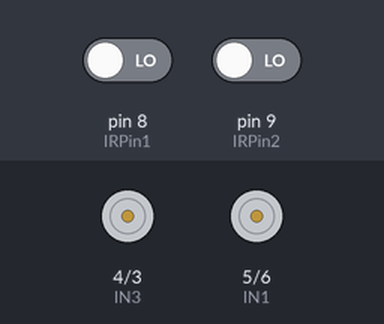
Recording of a sketch running on a simulated Arduino Uno, built with avr-gcc and run on an emulated ATmega328P. On the bench: motor-driver pin pairs drawn as motors (green arrow = first pin HIGH = forward, orange = second pin HIGH = backward, longer = more drive). The test bench sets the inputs (shaded band); at power-on: pin 8 (IRPin1) LOW, pin 9 (IRPin2) LOW.

Above: at 1.2 s.
1.3 s: pin 8 (IRPin1) driven HIGH
At 1.6 s:
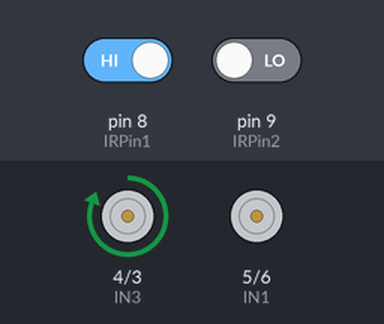
2.8 s: pin 9 (IRPin2) driven HIGH
At 3.9 s:
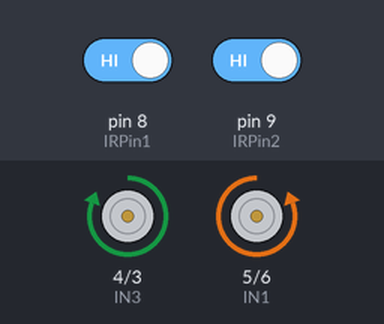
4.3 s: pin 8 (IRPin1) driven LOW
At 5.0 s:
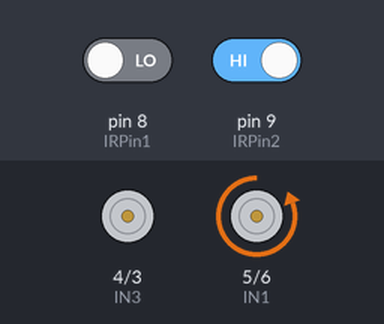
5.8 s: pin 9 (IRPin2) driven LOW
At 6.2 s:
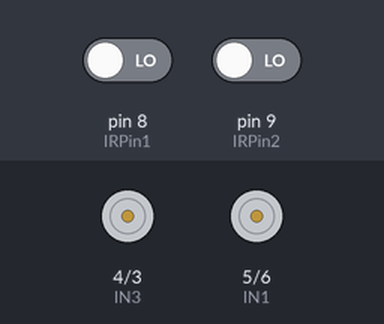
Timing chart, 0 to 8.3 s (numbered marks = the images above; inputs shaded):
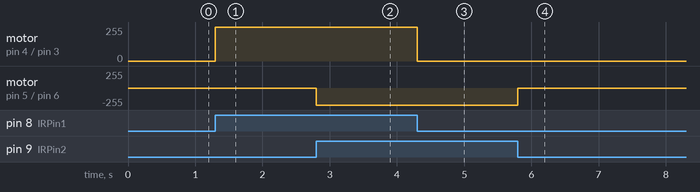

Measured:
- after the input at 1.3 s, motor on pin 4 (IN3) / pin 3 (IN4): stopped → forward 255/255 at once
- after the input at 2.8 s, motor on pin 5 (IN1) / pin 6 (IN2): stopped → backward 255/255 at once
- after the input at 4.3 s, motor on pin 4 (IN3) / pin 3 (IN4): forward 255/255 → stopped at once
- after the input at 5.8 s, motor on pin 5 (IN1) / pin 6 (IN2): backward 255/255 → stopped at once

The sketch:

car_testing_sketch.ino
```cpp
 /*
******
Setup: L298 H-bridge driver

******
*/

#define IN1 5
#define IN2 6
#define IN3 4
#define IN4 3
#define IRPin1 8
#define IRPin2 9

void setup() {
  // put your setup code here, to run once:
  pinMode(IN1, OUTPUT);//LEFT motor
  pinMode(IN2, OUTPUT);//

  pinMode(IN3, OUTPUT);//RIGHT motor
  pinMode(IN4, OUTPUT);//

  pinMode(IRPin1, INPUT);
  pinMode(IRPin2, INPUT);
  Serial.begin(9600);

  //digitalWrite(IN1, LOW); // Turn on the LEFT motor (FORWARD)
  //digitalWrite(IN2, HIGH);

  //digitalWrite(IN3, HIGH); // Turn on the RIGHT motor (FORWARD)
  //digitalWrite(IN4, LOW);


  //delay(2000);

  //digitalWrite(IN3, LOW);
  //digitalWrite(IN2, LOW); // Turn off the motor

  //delay(2000);

  //digitalWrite(IN1, HIGH); // Turn on the motor (CLOCKWISE/ BACKWARDS/ LEFT MOTOR)
  //digitalWrite(IN2, LOW);

  //delay(2000);

  //digitalWrite(IN1, LOW);
}

void loop() {
  //Serial.print("IR SENSOR IP ");
  //Serial.println(digitalRead(IRPin1));

  if (digitalRead(IRPin1) == 1 && digitalRead(IRPin2) == 1){
    digitalWrite(IN1, LOW); // Turn on the RIGHT motor (FORWARD)
    digitalWrite(IN2, HIGH);
    digitalWrite(IN3, HIGH); // Turn on the LEFT motor (FORWARD)
    digitalWrite(IN4, LOW);
  }

  else if (digitalRead(IRPin1) == 0 && digitalRead(IRPin2) == 1){
    digitalWrite(IN1, LOW); // Turn on the RIGHT motor (FORWARD)
    digitalWrite(IN2, HIGH);
    digitalWrite(IN3, LOW); // Turn off the LEFT motor (FORWARD)
    digitalWrite(IN4, LOW);
  }
  else if (digitalRead(IRPin1) == 1 && digitalRead(IRPin2) == 0){
    digitalWrite(IN1, LOW); // Turn on the RIGHT motor (FORWARD)
    digitalWrite(IN2, LOW);
    digitalWrite(IN3, HIGH); // Turn off the LEFT motor (FORWARD)
    digitalWrite(IN4, LOW);
  }


  else {
    digitalWrite(IN1, LOW);
    digitalWrite(IN2, LOW);
    digitalWrite(IN3, LOW);
    digitalWrite(IN4, LOW);
  }
}
```
